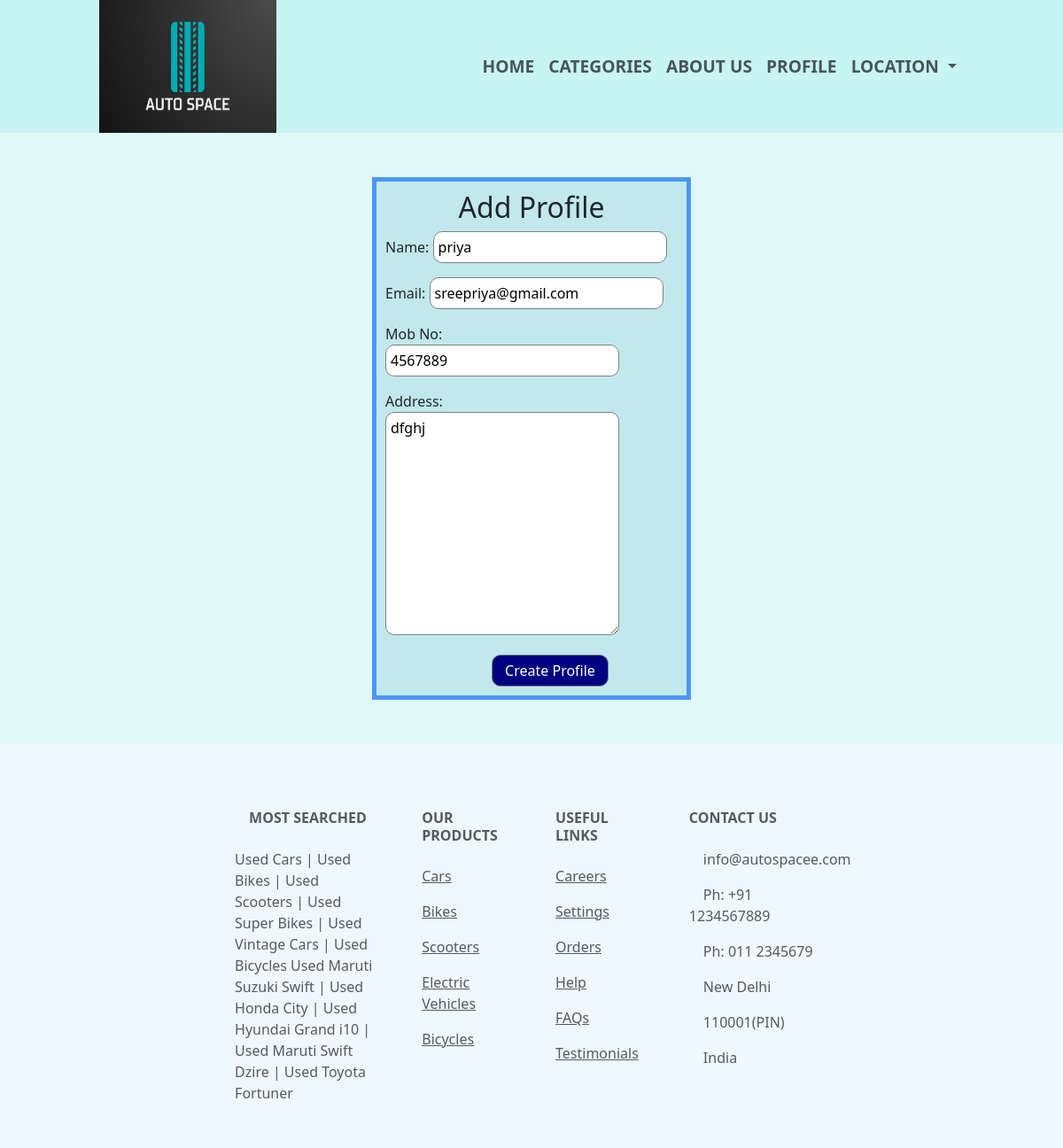
Screenshot of /home/profile (signed in) with the database file from the repository.
### myproject/models.py (models this page shows)
class Profiles(models.Model):
    user=models.OneToOneField(User,on_delete=models.CASCADE)
    name=models.CharField(max_length=100)
    email=models.EmailField()
    mob_no=models.IntegerField()
    address=models.TextField()

### myproject/views.py (the view)
# urls.py: path('profile',views.profile,name='profile'),
@login_required(login_url='login_page')
def profile(request):
    user = request.user
    try:
        profile = Profiles.objects.get(user=user)
    except Profiles.DoesNotExist:
        profile = None
    if request.method == 'POST':
        form = ProfileForm(request.POST, instance=profile)
        if form.is_valid():
            profile = form.save(commit=False)
            profile.user = user
            profile.save()
            return render(request, 'profile_details.html', {'profile': profile})
    else:
        form = ProfileForm(instance=profile)
    return render(request, 'addprofile.html', {'profile': profile, 'form': form})

### myproject/forms.py
class ProfileForm(forms.ModelForm):
    class Meta:
        model=Profiles
        fields=['name','email','mob_no','address']

### templates/addprofile.html (shortened to what this page needs)
{% extends 'base.html' %}
{% block content %}
<div class="profileform">
    <h2>Add Profile</h2>
    <form method="post" enctype="multipart/form-data">
        <p>Name: {{form.name}}</p>
        <p>Email: {{form.email}}</p>
        <p>Mob No: {{form.mob_no}}</p>
        <p>Address: {{form.address}}</p>
        <input type="submit" value="Create Profile" class="btn">
    </form>
</div>
{% endblock %}

### static/css/base.css (style rules this page uses)
body { display:flex; flex-direction: column; }
.profileform { width: 30%; min-height: 400px; display: flex; flex-direction: column; justify-content: center; align-items: center; background-color: rgb(193, 233, 237); border:5px solid rgb(75, 151, 244); padding: 10px; margin: 50px; }
.profileform input { width: 80%; border-radius: 10px; padding: 5px; border: 1px solid gray; }
.profileform textarea { width: 80%; border-radius: 10px; padding: 5px; border: 1px solid gray; }
.profileform .btn { background-color: navy; color: white; font-weight: 500; margin-left: 120px; width: 40%; }

### rows the page displays
Profiles: name "priya", email "sreepriya@gmail.com", mob_no "4567889", address "dfghj"
